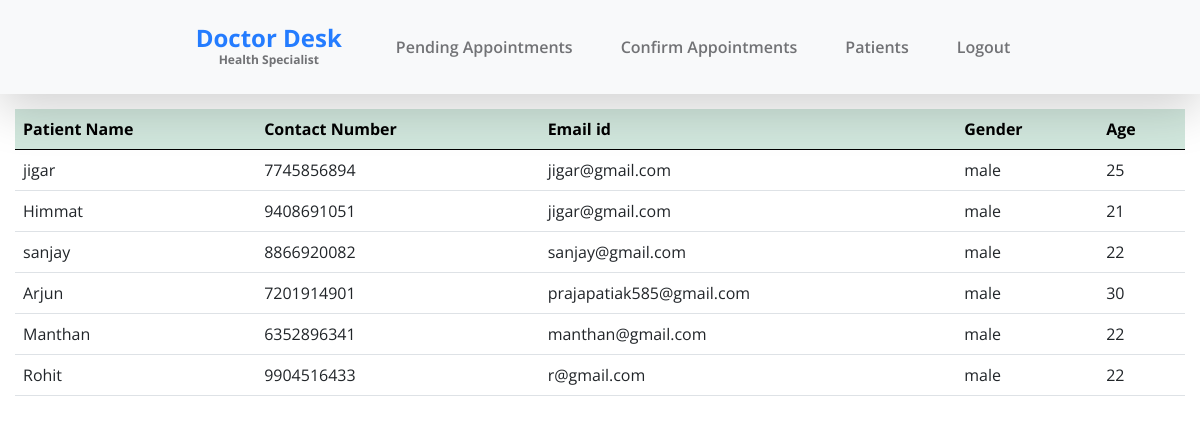
Page /doc/doctorpatient/ on the committed database.
### patient/models.py (models this page shows, shortened)
class Patient_Registration(models.Model):
    Patient_Name=models.CharField(max_length=20)
    Patient_PhoneNumber=models.CharField(max_length=10)
    Patient_Email=models.EmailField()
    Patient_Gender=models.CharField(max_length=10)
    Patient_Age=models.IntegerField()
    Patient_Password=models.CharField(max_length=10)

### doctor/views.py (the view)
# urls.py: path('doctorpatient/',DoctorPatient,name="doctorpatient"),
def DoctorPatient(request):
    patients=Patient_Registration.objects.all()
    return render(request,'DoctorPatient.html',{"patients":patients})

### doctor/templates/DoctorPatient.html (shortened to what this page needs)
{% load static %}
<!doctype html>
<html lang="en">
    <head>
        <link href="css/bootstrap.min.css" rel="stylesheet">
        <link href="css/bootstrap-icons.css" rel="stylesheet">
        <link href="css/owl.carousel.min.css" rel="stylesheet">
        <link href="css/owl.theme.default.min.css" rel="stylesheet">
        <link href="css/templatemo-medic-care.css" rel="stylesheet">
        <link rel="stylesheet" type="text/css" href="{% static 'css/bootstrap-icon.css' %}"/>
        <link rel="stylesheet" type="text/css" href="{% static 'css/bootstrap.min.css' %}"/>
        <link rel="stylesheet" type="text/css" href="{% static 'css/owl.carousel.min.css' %}"/>
        <link rel="stylesheet" type="text/css" href="{% static 'css/owl.theme.default.min.css' %}"/>
        <link rel="stylesheet" type="text/css" href="{% static 'css/templatemo-medic-care.css' %}"/>
        <link rel="stylesheet" type="text/css" href="{% static 'fonts/bootstrap-icons.woff' %}"/>
        <link rel="stylesheet" type="text/css" href="{% static 'fonts/bootstrap-icons.woff2' %}"/>
    </head>
    <body id="top">
        <main>
            <nav class="navbar navbar-expand-lg bg-light fixed-top shadow-lg">
                <div class="container">
                    <div class="collapse navbar-collapse" id="navbarNav">
                        <ul class="navbar-nav mx-auto">
                            <a class="navbar-brand d-none d-lg-block" href="/doc/home">
                                Doctor Desk
                                <strong class="d-block">Health Specialist</strong>
                            </a>
                            <li class="nav-item ">
                                <a class="nav-link" href="/doc/doctorappointments">Pending Appointments</a>
                            </li>
                            <li class="nav-item">
                                <a class="nav-link" href="/doc/doctorconfirmappointments">Confirm Appointments</a>
                            </li>
                            <li class="nav-item active">
                                <a class="nav-link" href="/doc/doctorpatient">Patients</a>
                            </li>
                            <li class="nav-item">
                                <a class="nav-link" href="/doc/doctorLogout">Logout</a>
                            </li>
                        </ul>
                    </div>
                </div>
            </nav>
            <section style="padding:15px">
                <table class="table">
                    <thead class="table-success">
                      <tr>
                        <th>Patient Name</th>
                        <th>Contact Number</th>
                        <th>Email id</th>
                        <th>Gender</th>
                        <th>Age</th>
                      </tr>
                    </thead>
                    <tbody>
                        {% for patient in patients %}
                      <tr>
                        <td>{{patient.Patient_Name}}</td>
                        <td>{{patient.Patient_PhoneNumber}}</td>
                        <td>{{patient.Patient_Email}}</td>
                        <td>{{patient.Patient_Gender}}</td>
                        <td>{{patient.Patient_Age}}</td>
                      </tr>
                      {% endfor %}
                    </tbody>
                </table>
            </section>
        </main>
    </body>
</html>

### doctor/static/css/templatemo-medic-care.css (style rules this page uses)
:root { --white-color: #FFFFFF; --primary-color: #247cff; --section-bg-color: #F9F9F9; --dark-color: #000000; --title-color: #565758; --p-color: #717275; --border-color: #eaeaea; --body-font-family: 'Open Sans', sans-serif; --h1-font-size: 48px; --h2-font-size: 36px; --h3-font-size: 32px; --h4-font-size: 28px; --h5-font-size: 24px; --h6-font-size: 22px; --p-font-size: 18px; --menu-font-size: 16px; --font-weight-light: 300; --font-weight-normal: 400; --font-weight-semibold: 600; --font-weight-bold: 700; }
body { background: var(--white-color); font-family: var(--body-font-family); position: relative; padding-top: 94px; }
a, button { touch-action: manipulation; transition: all 0.3s; }
a { color: var(--p-color); text-decoration: none; }
b, strong { font-weight: var(--font-weight-bold); }
.navbar { padding-top: 20px; padding-bottom: 20px; }
.navbar-brand { color: var(--primary-color); font-size: var(--h5-font-size); font-weight: var(--font-weight-bold); margin: 0 30px; padding: 0; text-align: center; }
.navbar-brand strong { color: var(--p-color); font-size: 12px; position: relative; bottom: 5px; }
.navbar-expand-lg .navbar-nav .nav-link { padding-right: 1.5rem; padding-left: 1.5rem; }
.navbar-nav .nav-link { color: var(--p-color); font-weight: var(--font-weight-semibold); font-size: var(--menu-font-size); padding-top: 15px; padding-bottom: 15px; }

### rows in the picture
Patient_Registration: Patient_Name "jigar", Patient_PhoneNumber "7745856894", Patient_Email "jigar@gmail.com", Patient_Gender "male", Patient_Age "25"
Patient_Registration: Patient_Name "Himmat", Patient_PhoneNumber "9408691051", Patient_Email "jigar@gmail.com", Patient_Gender "male", Patient_Age "21"
Patient_Registration: Patient_Name "sanjay", Patient_PhoneNumber "8866920082", Patient_Email "sanjay@gmail.com", Patient_Gender "male", Patient_Age "22"
Patient_Registration: Patient_Name "Arjun", Patient_PhoneNumber "7201914901", Patient_Email "prajapatiak585@gmail.com", Patient_Gender "male", Patient_Age "30"
Patient_Registration: Patient_Name "Manthan", Patient_PhoneNumber "6352896341", Patient_Email "manthan@gmail.com", Patient_Gender "male", Patient_Age "22"
Patient_Registration: Patient_Name "Rohit", Patient_PhoneNumber "9904516433", Patient_Email "r@gmail.com", Patient_Gender "male", Patient_Age "22"
